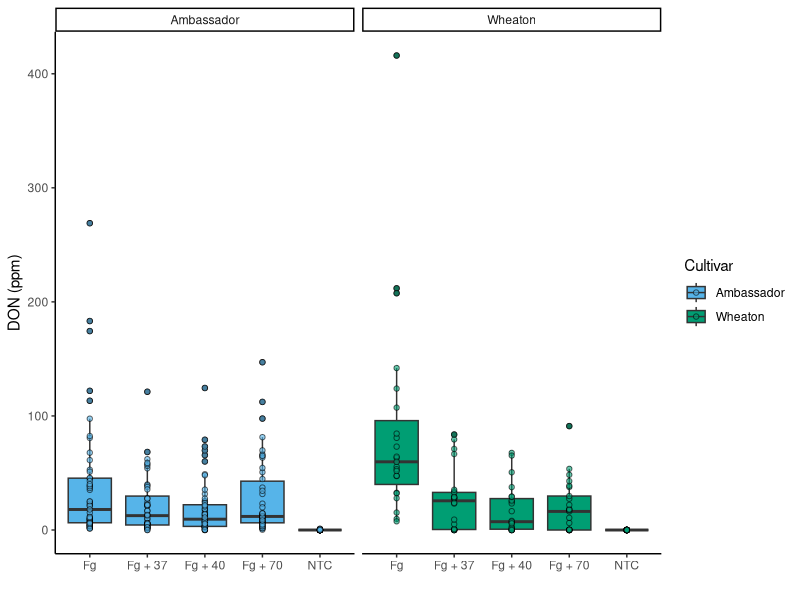
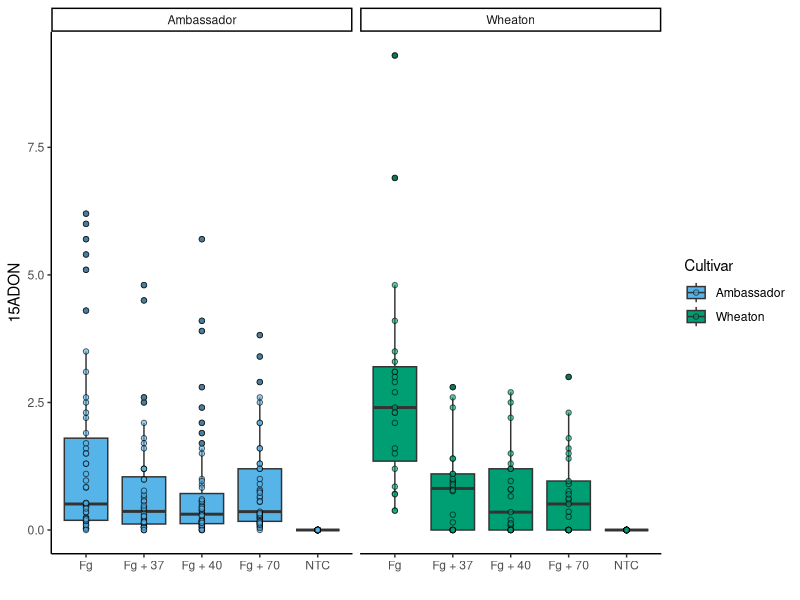
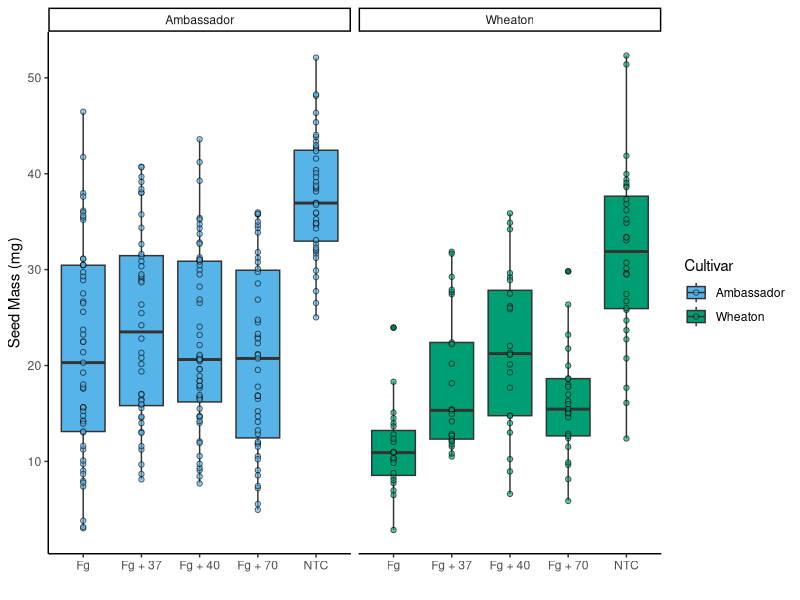

Here is the R script that generated these plots, in order:
## ---- chunk 1
library(tidyverse)
library(ggplot2)
library(ggpubr) 
mycotoxin = read.csv("MycotoxinData.csv", na.strings = "na")
mycotoxin$Treatment <- as.factor(mycotoxin$Treatment) 
mycotoxin$Cultivar <- as.factor(mycotoxin$Cultivar)  
str(mycotoxin)

## ---- chunk 2
cbbPalette <- c("#56B4E9", "#009E73")
## ---- chunk 3
Plot1 <- ggplot(mycotoxin, aes(x = Treatment, y = DON, fill = Cultivar)) + 
  geom_boxplot(position = position_dodge(0.85)) + 
  xlab("") +  
  ylab("DON (ppm)") + 
  geom_point(alpha = 0.6,pch = 21, color = "black") + 
  scale_fill_manual(values = cbbPalette)+ 
  facet_wrap(~Cultivar)+  
  theme_classic() 
Plot1
## ---- chunk 4
Plot2 <- ggplot(mycotoxin, aes(x = Treatment, y = X15ADON, fill = Cultivar)) + 
  geom_boxplot(position = position_dodge(0.85)) +  
  xlab("") +  
  ylab("15ADON") +  
  geom_point(alpha = 0.6,pch = 21, color = "black") + 
  scale_fill_manual(values = cbbPalette)+ 
  facet_wrap(~Cultivar)+ 
  theme_classic() 
Plot2
## ---- chunk 5
#Plot 3

Plot3<- ggplot(mycotoxin, aes(x = Treatment, y = MassperSeed_mg, fill = Cultivar)) + 
geom_boxplot(position = position_dodge(0.85)) +  
  xlab("") +  
  ylab("Seed Mass (mg)") +  
  geom_point(alpha = 0.6,pch = 21, color = "black") + 
  scale_fill_manual(values = cbbPalette)+ 
  facet_wrap(~Cultivar)+ 
  theme_classic() 
Plot3
